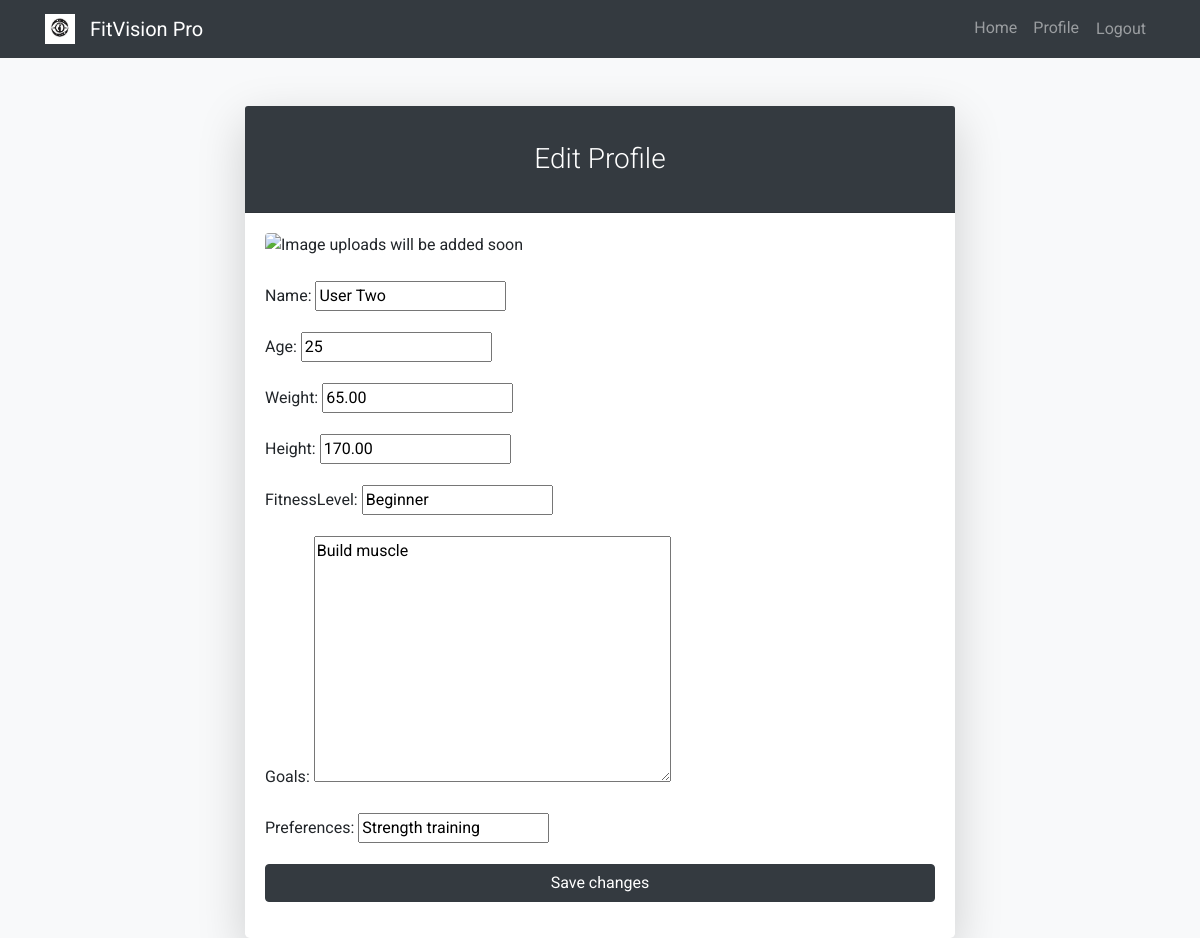
Screenshot of /accounts/profile/edit/ (signed in) with the database file from the repository.
### authintication/models.py (models this page shows, shortened)
class Profile(models.Model):
    user = models.OneToOneField(User, on_delete=models.CASCADE)
    name = models.CharField(max_length=100)  # This should be a separate field
    age = models.IntegerField(null=True)
    weight = models.DecimalField(max_digits=5, decimal_places=2, null=True)
    height = models.DecimalField(max_digits=5, decimal_places=2, null=True)
    fitnessLevel = models.CharField(max_length=50, null=True)
    goals = models.TextField(null=True)
    preferences = models.CharField(max_length=20, null=True)

### authintication/views.py (the view)
# urls.py: path('profile/edit/', views.edit_profile, name='edit_profile'),
@login_required
def edit_profile(request):
    if request.method == 'POST':
        form = ProfileForm(request.POST, instance=request.user.profile)
        if form.is_valid():
            form.save()
            return redirect('profile')
    else:
        form = ProfileForm(instance=request.user.profile)
    return render(request, 'edit_profile.html', {'form': form})

### authintication/forms.py
class ProfileForm(forms.ModelForm):
    class Meta:
        model = Profile
        fields = ['name', 'age', 'weight', 'height', 'fitnessLevel', 'goals', 'preferences']

### authintication/templates/edit_profile.html (shortened to what this page needs)
{% extends 'base_generic.html' %}
{% block content %}
  <div class="container mt-5">
    <div class="row justify-content-center">
      <div class="col-md-8">
        <div class="card shadow-lg border-0 rounded-lg">
          <div class="card-header bg-dark text-white">
            <h3 class="text-center font-weight-light my-4">Edit Profile</h3>
          </div>
          <div class="card-body">
            <img src="" alt="Image uploads will be added soon" class="img-fluid rounded mx-auto d-block mb-4" />
            <form method="post">
              {{ form.as_p }}
              <div class="form-group">
                <button type="submit" class="btn btn-dark btn-block">Save changes</button>
              </div>
            </form>
          </div>
        </div>
      </div>
    </div>
  </div>
{% endblock %}

### FitVision/static/styles_base.css (style rules this page uses)
body { background-color: #f8f9fa; font-family: 'Roboto', sans-serif; }

### rows the page displays
Profile: name "User Two", age "25", weight "65.00", height "170.00", fitnessLevel "Beginner", goals "Build muscle", preferences "Strength training"
